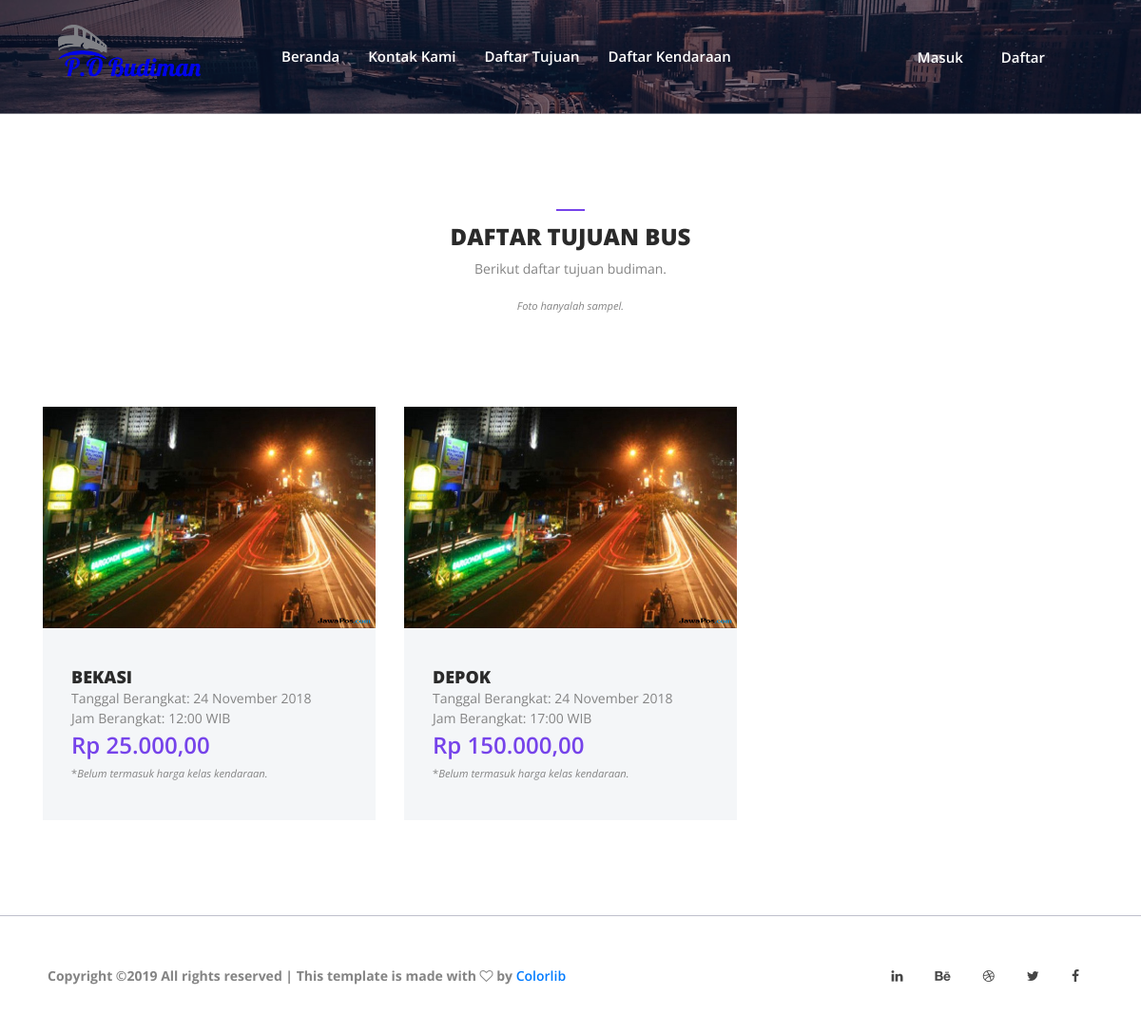
Page /list-tujuan-bus.php on the committed database.
### tables this page shows
CREATE TABLE IF NOT EXISTS `jadwal_keberangkatan` (
  `id_jadwal` int(11) NOT NULL AUTO_INCREMENT,
  `tgl_berangkat` date NOT NULL,
  `jam` varchar(40) NOT NULL,
  `tujuan` varchar(299) NOT NULL,
  `harga` varchar(299) NOT NULL,
  PRIMARY KEY (`id_jadwal`)
);

### halo-pelanggan/function/indo_date2.php (called while the page is built)
<?php
function indonesian_date_only ($timestamp = '', $date_format = 'j F Y ') {
	if (trim ($timestamp) == '')
	{
			$timestamp = time ();
	}
	elseif (!ctype_digit ($timestamp))
	{
		$timestamp = strtotime ($timestamp);
	}
	$date_format = preg_replace ("/S/", "", $date_format);
	$pattern = array (
		'/Mon[^day]/','/Tue[^sday]/','/Wed[^nesday]/','/Thu[^rsday]/',
		'/Fri[^day]/','/Sat[^urday]/','/Sun[^day]/','/Monday/','/Tuesday/',
		'/Wednesday/','/Thursday/','/Friday/','/Saturday/','/Sunday/',
		'/Jan[^uary]/','/Feb[^ruary]/','/Mar[^ch]/','/Apr[^il]/','/May/',
		'/Jun[^e]/','/Jul[^y]/','/Aug[^ust]/','/Sep[^tember]/','/Oct[^ober]/',
		'/Nov[^ember]/','/Dec[^ember]/','/January/','/February/','/March/',
		'/April/','/June/','/July/','/August/','/September/','/October/',
		'/November/','/December/',
	);
	$replace = array ( 'Sen','Sel','Rab','Kam','Jum','Sab','Min',
		'Senin','Selasa','Rabu','Kamis','Jumat','Sabtu','Minggu',
		'Jan','Feb','Mar','Apr','Mei','Jun','Jul','Ags','Sep','Okt','Nov','Des',
		'Januari','Februari','Maret','April','Juni','Juli','Agustus','Sepember',
		'Oktober','November','Desember',
	);
	$date = date ($date_format, $timestamp);
	$date = preg_replace ($pattern, $replace, $date);
	$date = "{$date}";
	return $date;
}
?>

### halo-pelanggan/function/indo_date3.php (called while the page is built)
<?php
function indonesian_hour_only ($timestamp = '', $date_format = 'H:i', $suffix = 'WIB') {
	if (trim ($timestamp) == '')
	{
			$timestamp = time ();
	}
	elseif (!ctype_digit ($timestamp))
	{
		$timestamp = strtotime ($timestamp);
	}
	$date_format = preg_replace ("/S/", "", $date_format);
	$pattern = array (
		'/Mon[^day]/','/Tue[^sday]/','/Wed[^nesday]/','/Thu[^rsday]/',
		'/Fri[^day]/','/Sat[^urday]/','/Sun[^day]/','/Monday/','/Tuesday/',
		'/Wednesday/','/Thursday/','/Friday/','/Saturday/','/Sunday/',
		'/Jan[^uary]/','/Feb[^ruary]/','/Mar[^ch]/','/Apr[^il]/','/May/',
		'/Jun[^e]/','/Jul[^y]/','/Aug[^ust]/','/Sep[^tember]/','/Oct[^ober]/',
		'/Nov[^ember]/','/Dec[^ember]/','/January/','/February/','/March/',
		'/April/','/June/','/July/','/August/','/September/','/October/',
		'/November/','/December/',
	);
	$replace = array ( 'Sen','Sel','Rab','Kam','Jum','Sab','Min',
		'Senin','Selasa','Rabu','Kamis','Jumat','Sabtu','Minggu',
		'Jan','Feb','Mar','Apr','Mei','Jun','Jul','Ags','Sep','Okt','Nov','Des',
		'Januari','Februari','Maret','April','Juni','Juli','Agustus','Sepember',
		'Oktober','November','Desember',
	);
	$date = date ($date_format, $timestamp);
	$date = preg_replace ($pattern, $replace, $date);
	$date = "{$date} {$suffix}";
	return $date;
}
?>

### halo-pelanggan/function/rupiah.php (called while the page is built)
<?php
function rupiah($angka){
	$hasil_rupiah = "Rp " . number_format($angka,2,',','.');
	return $hasil_rupiah;
}
?>

### list-tujuan-bus.php (the view, shortened to what this page needs)
<?php
require 'halo-pelanggan/function/indo_date2.php';
require 'halo-pelanggan/function/indo_date3.php';
require 'halo-pelanggan/function/rupiah.php';
?>
<!DOCTYPE html>
<html lang="en">
<head>
    <link href="style.css" rel="stylesheet">
    <link href="css/responsive/responsive.css" rel="stylesheet">
</head>
<body>
    <header class="header_area" id="header">
        <div class="container-fluid h-100">
            <div class="row h-100">
                <div class="col-12 h-100">
                    <nav class="h-100 navbar navbar-expand-lg">
                        <a class="navbar-brand" href="./"><img src="img/budiman.png" alt="P.O Budiman" width="150" height="150"></a>
                        <div class="collapse navbar-collapse" id="dorneNav">
                            <ul class="navbar-nav mr-auto" id="dorneMenu">
                                <li class="nav-item">
                                    <a class="nav-link" href="./">Beranda</a>
                                </li>
                                <li class="nav-item">
                                    <a class="nav-link" href="kontak-kami.php">Kontak Kami</a>
                                </li>
								<li class="nav-item">
                                    <a class="nav-link" href="list-tujuan-bus.php">Daftar Tujuan</a>
                                </li>
								<li class="nav-item">
                                    <a class="nav-link" href="list-kendaraan-bus.php">Daftar Kendaraan</a>
                                </li>
                            </ul>
                            <div class="dorne-signin-btn">
                                <a href="masuk/">Masuk</a>
                            </div>
                            <div class="dorne-signin-btn">
                                <a href="daftar/">Daftar</a>
                            </div>
                        </div>
                    </nav>
                </div>
            </div>
        </div>
    </header>
    <div class="breadcumb-area bg-img bg-overlay" style="background-image: url(img/bg-img/hero-1.jpg)"></div>
    <section class="dorne-listing-destinations-area section-padding-100-50">
        <div class="container">
            <div class="row">
                <div class="col-12">
                    <div class="section-heading dark text-center">
                        <span></span>
                        <h4>Daftar Tujuan Bus</h4>
                        <p>Berikut daftar tujuan budiman.</p><br/>
						<p><small><i>Foto hanyalah sampel.</i></small></p>
                    </div>
                </div>
            </div>
            <div class="row">
				<?php
				require 'halo-pelanggan/function/kon.php';
$query = mysqli_query($kon, "select * from jadwal_keberangkatan order by id_jadwal") or die("Gagal query");
while ($r = mysqli_fetch_assoc($query)) { ?>
                <div class="col-12 col-sm-6 col-lg-4">
                    <div class="single-features-area mb-50">
					<img src="img/depok.jpeg" alt="" width="500" height="500">
                        <div class="feature-content d-flex align-items-center justify-content-between">
                            <div class="feature-title">
                                <h5><?= $r['tujuan']; ?></h5>
                                <p>Tanggal Berangkat: <?= indonesian_date_only($r['tgl_berangkat']); ?><br/>
								Jam Berangkat: <?= indonesian_hour_only($r['jam']); ?><br/>
								</p>
								<div class="feature-favourite">
                                <a href="#"><?= rupiah($r['harga']); ?></a>
								</div>
								<p><small>*<i>Belum termasuk harga kelas kendaraan.</i></small></p>
                            </div>
                        </div>
                    </div>
                </div>
<?php } ?>
            </div>
        </div>
    </section>
    <footer class="dorne-footer-area">
        <div class="container-fluid">
            <div class="row">
                <div class="col-12 d-md-flex align-items-center justify-content-between">
                    <div class="footer-text">
                        <p>
Copyright &copy;<script>document.write(new Date().getFullYear());</script> All rights reserved | This template is made with <i class="fa fa-heart-o" aria-hidden="true"></i> by <a href="https://colorlib.com" target="_blank">Colorlib</a>
                        </p>
                    </div>
                    <div class="footer-social-btns">
                        <a href="#"><i class="fa fa-linkedin" aria-haspopup="true"></i></a>
                        <a href="#"><i class="fa fa-behance" aria-hidden="true"></i></a>
                        <a href="#"><i class="fa fa-dribbble" aria-hidden="true"></i></a>
                        <a href="#"><i class="fa fa-twitter" aria-haspopup="true"></i></a>
                        <a href="#"><i class="fa fa-facebook" aria-haspopup="true"></i></a>
                    </div>
                </div>
            </div>
        </div>
    </footer>
</body>
</html>

### style.css (style rules this page uses)
* { margin: 0; padding: 0; }
body { font-family: 'Open Sans', sans-serif; }
h1, h2, h3, h4, h5, h6 { font-family: 'Open Sans', sans-serif; font-weight: 600; color: #2a2a2a; line-height: 1.3; }
p { color: #848484; font-size: 14px; line-height: 1.5; font-weight: 400; }
.section-padding-100-50 { padding-top: 100px; padding-bottom: 50px; }
img { max-width: 100%; height: auto; }
.mb-50 { margin-bottom: 50px; }
ul, ol { margin: 0; padding: 0; }
a, a:hover, a:focus, a:active { text-decoration: none; -webkit-transition-duration: 500ms; transition-duration: 500ms; outline: none; font-weight: 600; }
li { list-style: none; }
.section-heading { position: relative; z-index: 1; margin-bottom: 100px; }
.section-heading span { width: 30px; height: 2px; background-color: #fff; margin: 0 auto 15px; display: block; }
.section-heading h4 { font-weight: 800; line-height: 1; color: #fff; margin-bottom: 15px; text-transform: uppercase; }
.section-heading p { line-height: 1; color: #fff; margin-bottom: 0; }
.section-heading.dark span { background-color: #7643ea; }
.section-heading.dark h4 { color: #2a2a2a; }
.section-heading.dark p { color: #848484; }
.bg-img { background-position: center center; background-size: cover; }
.bg-overlay, .bg-overlay-9 { position: relative; z-index: 1; }
.bg-overlay:after, .bg-overlay-9:after { content: ''; position: absolute; width: 100%; height: 100%; top: 0; left: 0; background-color: rgba(14, 2, 35, 0.5); z-index: -1; }
.header_area { position: fixed; width: 100%; z-index: 9999; height: 120px; top: 0; left: 0; z-index: 99; -webkit-transition-duration: 700ms; transition-duration: 700ms; border-bottom: 1px solid rgba(255, 255, 255, 0.4); padding: 0 30px; }
.navbar-brand { color: #fff; font-size: 24px; font-weight: 700; margin-right: 70px; }
.navbar-expand-lg .navbar-nav .nav-link { padding-right: 15px; padding-left: 15px; color: #fff; font-size: 15px; }
.dorne-search-btn > a, .dorne-signin-btn > a { color: #fff; display: inline-block; margin-right: 40px; font-size: 15px; }
.single-features-area { position: relative; z-index: 1; background-color: #f4f6f8; -webkit-transition-duration: 500ms; transition-duration: 500ms; }
.feature-content { padding: 40px 30px; }
.feature-content .feature-title h5 { font-size: 18px; font-weight: 800; text-transform: uppercase; margin-bottom: 0; -webkit-transition-duration: 500ms; transition-duration: 500ms; }
.feature-content .feature-title p { font-size: 14px; margin-bottom: 0; -webkit-transition-duration: 500ms; transition-duration: 500ms; }
.feature-favourite > a { color: #7643ea; font-size: 24px; }
.dorne-footer-area { padding: 50px 35px; border-top: 1px solid #bec0cc; }
.footer-text p { font-size: 14px; font-weight: 700; margin-bottom: 0; }
.footer-social-btns > a { display: inline-block; color: #464646; padding: 0 15px; font-size: 14px; }
.breadcumb-area { height: 120px; position: relative; z-index: 1; }

### rows in the picture
jadwal_keberangkatan: tujuan "BEKASI", tgl_berangkat "24 November 2018", jam "12:00 WIB", harga "Rp 25.000,00"
jadwal_keberangkatan: tujuan "DEPOK", tgl_berangkat "24 November 2018", jam "17:00 WIB", harga "Rp 150.000,00"
